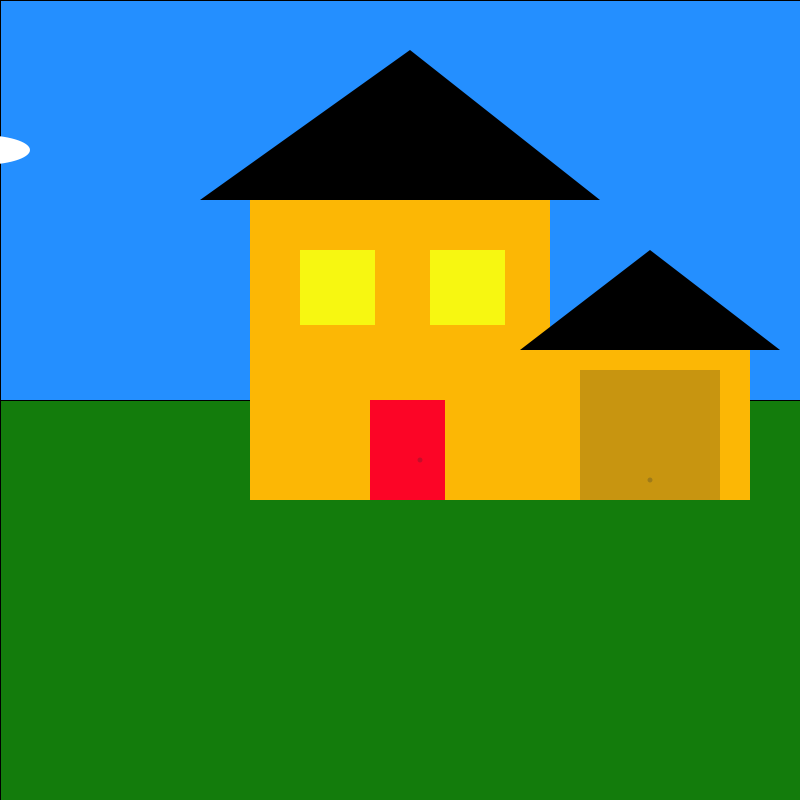
Frame 1 (no input)
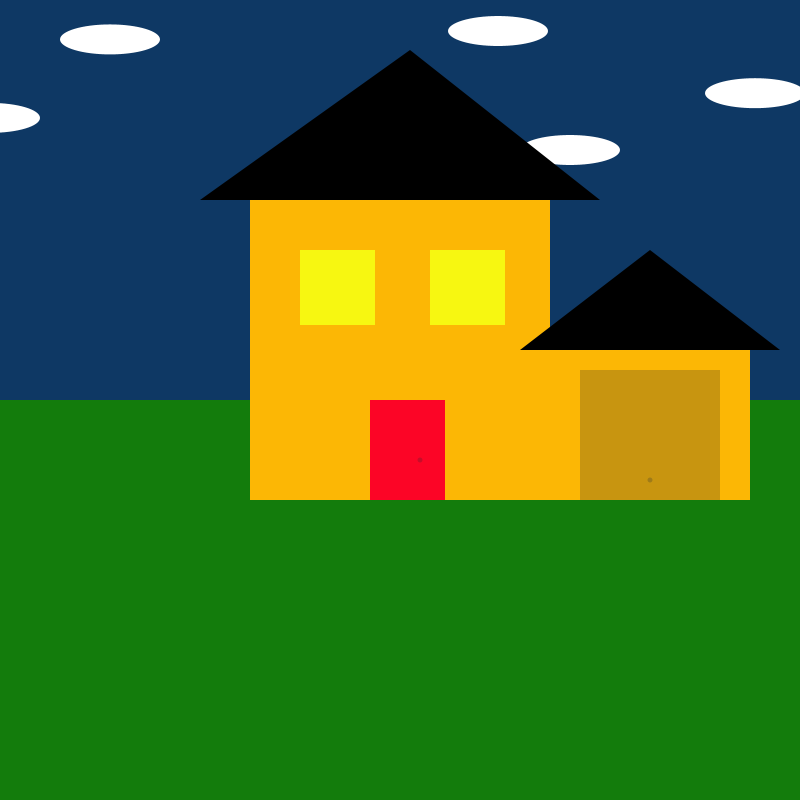
Frame 60 (the mouse pressed at the canvas centre just before this capture)
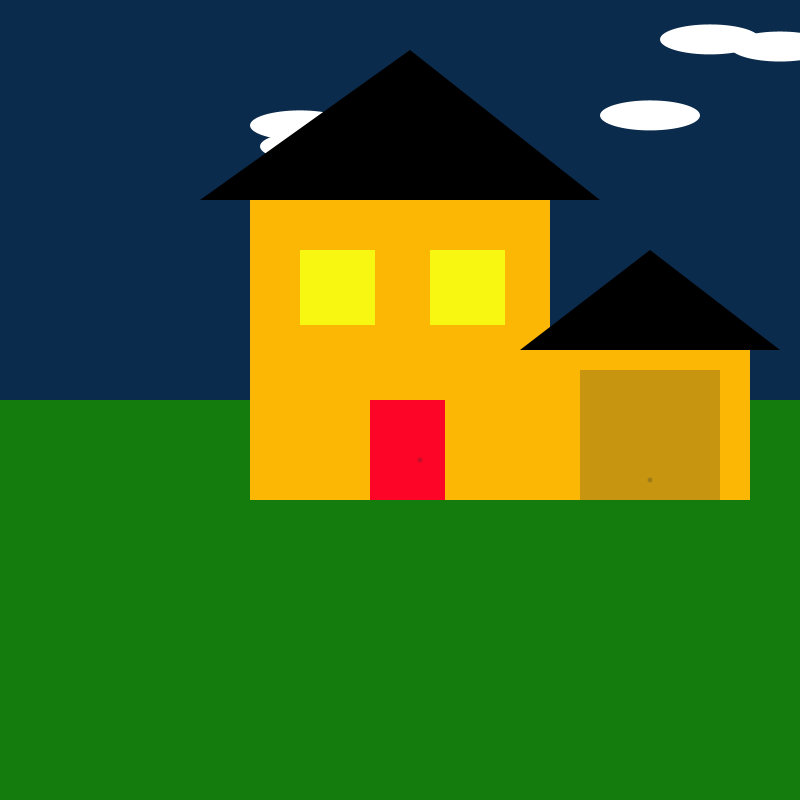
Frame 120 (the mouse held since frame 60 and released just before this capture)

The Processing sketch that drew these frames (run headless with seeded random() and noise(); from frame 60 on, the mouse is pressed at the canvas centre):

// Processing sketch: processing_131685
// ── processing_131685.pde

int h=300;
Cloud cloud1, cloud2, cloud3, cloud4, cloud5, cloud6;
 
 
void setup() {
  size(800, 800);
  frameRate(30);
  cloud1=new Cloud(-20, 10);
  cloud2=new Cloud(-130, 15);
  cloud3=new Cloud(-210, 12);
  cloud4=new Cloud(-320, 20);
  cloud5=new Cloud(-480, 10);
  cloud6=new Cloud(-500, 17);

}
 
void draw() {
    background(#248FFF);
  fill(0, 0, 0, transparency);
  rect(0, 0, width, 400);
 
  sun();
 
  //clouds
  cloud1.display();
  cloud1.move();
  cloud2.display();
  cloud2.move();
  cloud3.display();
  cloud3.move();
  cloud4.display();
  cloud4.move();
  cloud5.display();
  cloud5.move();
  cloud6.display();
  cloud6.move();
 
 
fill(0);
triangle(410,50,200,200,600,200); //Roof, obviously
fill(#FCB705);
rect(550,350,200,150); //Garage
fill(#FCB705);
rect(250,200,h,h); //House
fill(0);
triangle(520,350,780,350,650,250); //Garage Roof
fill(#F7F711);
rect(300,250,h/4,h/4); //Left Window
line(300,290,375,290); //Left Window Horizontal Window Bar
line(337,250,337,325); //Left Window Vertical Window Bar
fill(#F7F711);
rect(430,250,h/4,h/4); //Right Window
line(505,290,430,290); //Right Window Horizontal Window Bar
line(467,325,467,250); //Right Window Vertical Window Bar
fill(#FC0526);
rect(370,400,h/4,h/3); //Door
fill(30,40,50,60);
rect(580,370,140,130); //Garage Door
line(580,390,720,390); //Garage Door Line #1
line(580,410,720,410); //Garage Door Line #2
line(580,430,720,430); //Garage Door Line #3
line(580,450,720,450); //Garage Door Line #4
line(580,470,720,470); //Garage Door Line #5
line(580,490,720,490); //Garage Door Line #6
ellipse(650,480,5,5); //Garage Door Handle
ellipse(420,460,5,5); //Door Knob
}
 
class Cloud {
 
  float cloudX, cloudY, r;
 
  Cloud(float moveCloud, float rate) {
    cloudY=150;
    r=rate;
    cloudX=moveCloud;
  }
 
  void display() {
    noStroke();
    fill(255);
    ellipse(cloudX, cloudY, 100, 30);
  }
 
  void move() {
    cloudX+=r;
    if (cloudX>width+30) {
      cloudX=-30;
      cloudY=random(20, 200);
    }
    if (cloudX<0-50)
      cloudY=random(20, 200);
  }
}

 
// Sun variables
int sunRadius = 60;      // size of the sun
int xStart = -sunRadius; // The initial x position
int yStart = 20;         // The initial y position
float xSun = xStart;     // the x position of the sun
float ySun = yStart;     // the y position of the sun
 
// Arc variables
float t = 0;   // Start
float duration = 60 * 1000; // Complete full circle every 60 seconds
float conversionFactor = 2 * 3.14 / duration; 
float transparency;
 
void sun(){

 
  // Draw sun
  fill(#FAFF00);
  ellipse(xSun, ySun, sunRadius, sunRadius);
 
  // Update position
  t = millis() * conversionFactor;
 
  // Parametric? Form for an ellipse.
  float Rx = width/2 + sunRadius/2;
  float Ry = height/2 - sunRadius/2;
  float centerX = width/2;
  float centerY = height/2;
 
  xSun = cos(t) * Rx + centerX;
  ySun = sin(t) * Ry + centerY;
 
 fill(#137C0C);
rect(0,400,800,400); //"Grass"
 
  transparency=map(ySun, 0, height, 0, 255);

}
